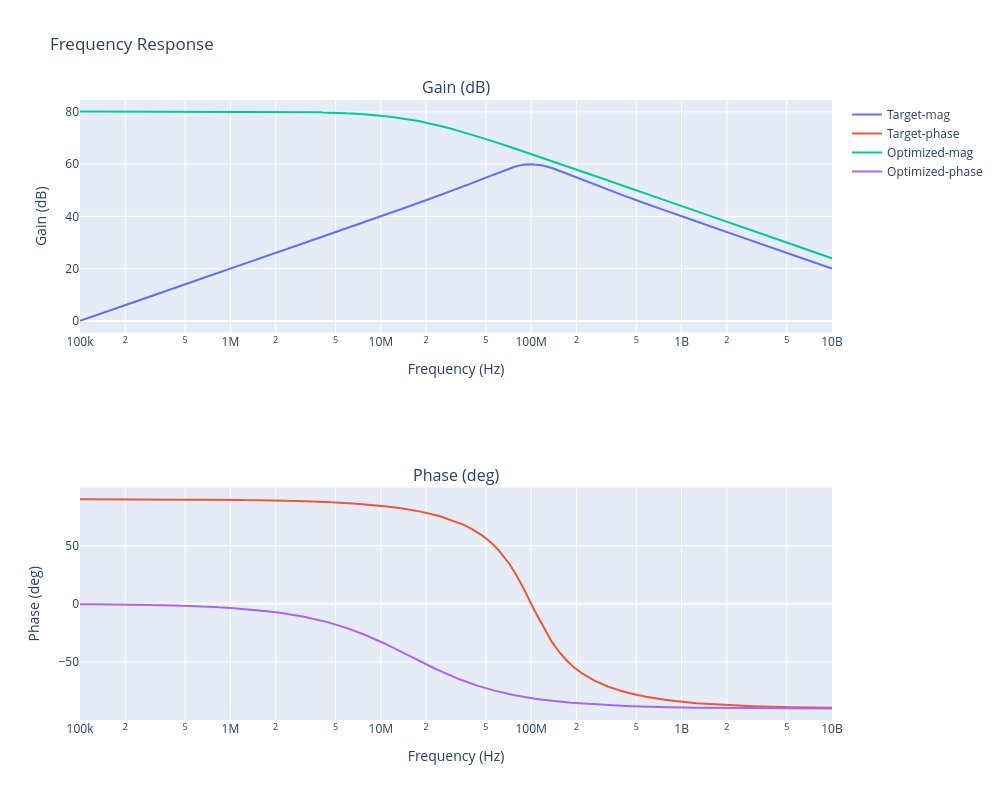

The code cell stored with this chart in its notebook:
### Code cell
ng_wrapper.plot_solution(best_params)

### Figure 1 — Plotly figure (JSON) as saved in the notebook; plotly's stock layout.template omitted (floating-point values rounded to 4 significant figures; data arrays with more than 128 entries replaced by an {"elided": "..."} marker saying what was removed)
{"data": [{"mode": "lines", "name": "Target-mag", "type": "scatter", "x": {"elided": "20000 float values"}, "xaxis": "x", "y": {"elided": "20000 float values"}, "yaxis": "y"}, {"mode": "lines", "name": "Target-phase", "type": "scatter", "x": {"elided": "20000 float values"}, "xaxis": "x2", "y": {"elided": "20000 float values"}, "yaxis": "y2"}, {"mode": "lines", "name": "Optimized-mag", "type": "scatter", "x": {"elided": "20000 float values"}, "xaxis": "x", "y": {"elided": "20000 float values"}, "yaxis": "y"}, {"mode": "lines", "name": "Optimized-phase", "type": "scatter", "x": {"elided": "20000 float values"}, "xaxis": "x2", "y": {"elided": "20000 float values"}, "yaxis": "y2"}], "layout": {"annotations": [{"font": {"size": 16}, "showarrow": false, "text": "Gain (dB)", "x": 0.5, "xanchor": "center", "xref": "paper", "y": 1, "yanchor": "bottom", "yref": "paper"}, {"font": {"size": 16}, "showarrow": false, "text": "Phase (deg)", "x": 0.5, "xanchor": "center", "xref": "paper", "y": 0.375, "yanchor": "bottom", "yref": "paper"}], "height": 800, "title": {"text": "Frequency Response"}, "width": 1000, "xaxis": {"anchor": "y", "domain": [0, 1], "title": {"text": "Frequency (Hz)"}, "type": "log"}, "xaxis2": {"anchor": "y2", "domain": [0, 1], "title": {"text": "Frequency (Hz)"}, "type": "log"}, "yaxis": {"anchor": "x", "domain": [0.625, 1], "title": {"text": "Gain (dB)"}}, "yaxis2": {"anchor": "x2", "domain": [0, 0.375], "title": {"text": "Phase (deg)"}}}}
